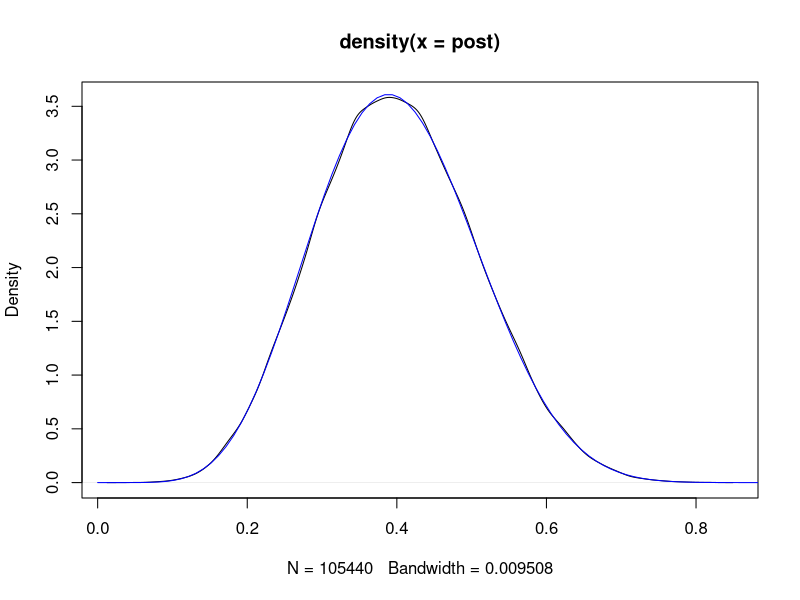

Generate this figure with R:

# Constants
nsim = 1e6
x = 5
n = 10


prior = rbeta(nsim, 3, 7)
sim_data = rbinom(nsim, size = n, prob = prior)
post = prior[sim_data == x]

plot(density(post))

p = seq(0,1,length.out = 100)
d = dbeta(p, shape1 = 3+x, shape2 = 7+n-x)
lines(x=p, y=d, col="blue")
